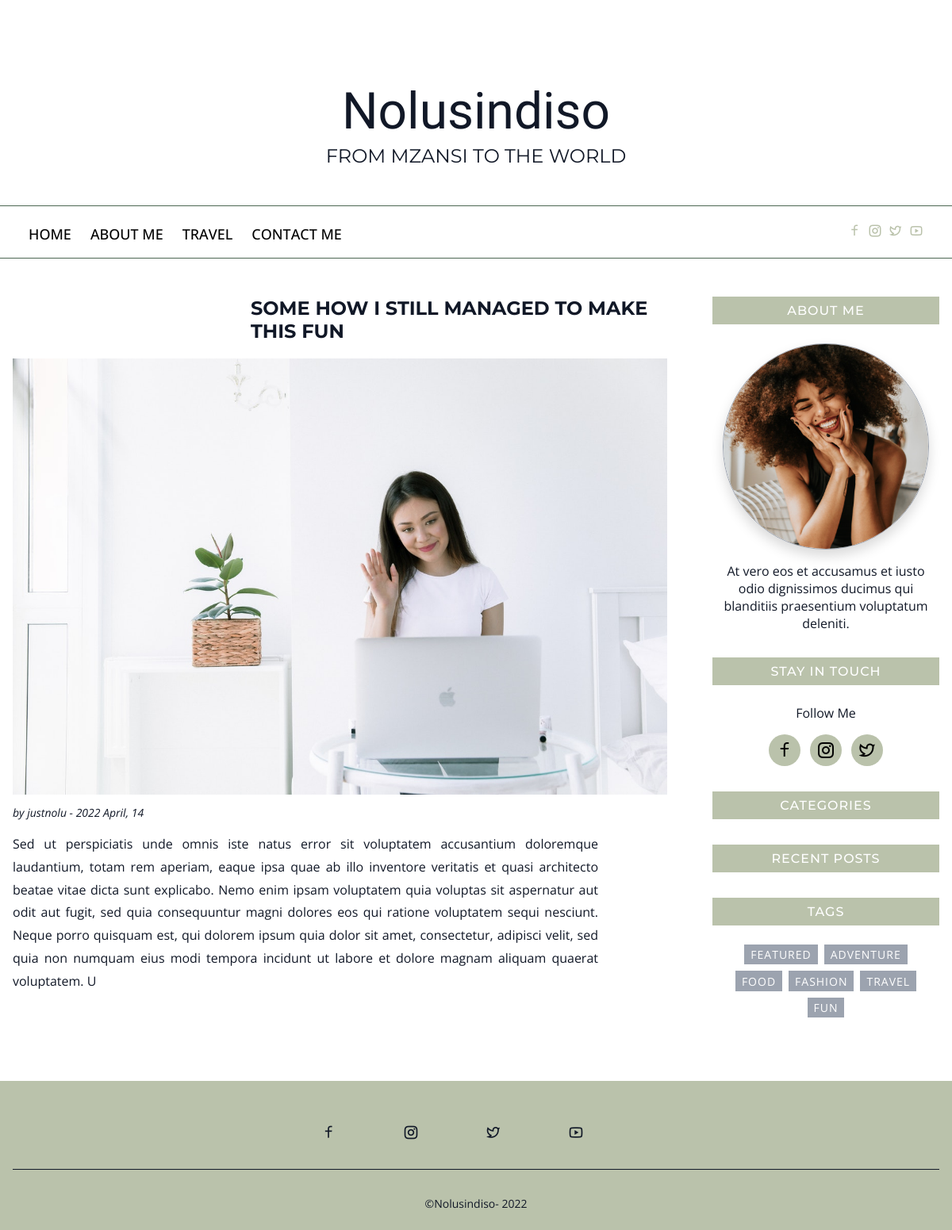
The app's page /post/2/some-how-i-still-managed-to-make-this-fun with its own data.
### myblog/models.py (models this page shows, shortened)
class Post(db.Model):
    id = db.Column(db.Integer, primary_key=True, autoincrement=True)
    slug = db.Column(db.String(180), nullable=False)
    title = db.Column(db.String(180), nullable=False)
    body = db.Column(db.Text, nullable=False)
    comments = db.Column(db.Integer, default=0)
    views = db.Column(db.Integer, default=0)
    image=db.Column(db.String(120), default='image.jpg')
    user_id = db.Column(db.Integer, db.ForeignKey('user.id'), nullable=False)
    author = db.relationship('User',backref=db.backref('author', lazy=True))
    pub_date = db.Column(db.DateTime, nullable=False,default=datetime.utcnow)

class User(db.Model,UserMixin):
    id = db.Column(db.Integer, primary_key=True, autoincrement=True)
    name = db.Column(db.String(80), unique=False, nullable=False)
    username = db.Column(db.String(80), unique=True, nullable=False)
    email = db.Column(db.String(120), unique=True, nullable=False)
    password = db.Column(db.String(150))

### myblog/routes.py (the view)
@app.route ('/post/<int:post_id>/<string:slug>', methods=['POST', 'GET'])
def post(post_id, slug):
    post = Post.query.get_or_404 (post_id)
    return render_template('Post.html', post=post)

### myblog/templates/Post.html (shortened to what this page needs)
{% extends 'base.html' %}
{% block content %}
    <main class="main container">
      <div class="main-grid">
        <div>
            <article class="blog-item">
              <div class="img-wrapper">
                <h1 id="me">{{post.title}}</h1>
               <img src="{{url_for('static', filename='/assets/images/'+post.image)}}" style="height:550px;"
               class="_AboutMe">
               <div class="meta"><p>by {{ post.author.name }} - {{ post.pub_date.strftime ('%Y %B, %d')}}</p></div>
                <p class="excerpt">
                  {{post.body}}
                </p>
              </div>
            </article>
        </div>
 {% endblock content %}

### myblog/static/assets/css/styles.css (style rules this page uses)
:root { --clr-primary:#bac2ab; --clr-primary-dark:#4d6753; --clr-grey-900: #111827; --clr-grey-400:#9ca3af ; --clr-grey-200: #e5e7eb; --box-shadow-md: 0 0.5rem 1rem rgba(0, 0, 0, 0.15); --sp-xs: 0.25rem; --sp-sm: 0.5rem; --sp-md: 1rem; --sp-lg: 1.5rem; --sp-xl: 2rem; --sp-2xl: 3rem; --sp-3xl: 4rem; --nav-bar-height: 55px; --border-radius: 5px; --font-family-great: "Parisienne", cursive; --font-family: "Open Sans", sans-serif; --font-family-header:"Montserrat",sans-serif; --fs-xxl: 4rem; --fs-xl: 2rem; --fs-lg: 1.5rem; --fs-md: 1.125rem; --fs-sm: 1rem; --fs-xs: 0.875rem; --fw-reg: 400; --fw-md: 500; --fw-bold: 700; }
html { scroll-behavior: smooth; }
h1, h2, h3, h4, h5 { color: var(--clr-grey-900); font-family: var(--font-family-header); }
img { max-width: 100%; height: auto; }
body { margin: var(--nav-bar-height) 0 0 0; font-family: var(--font-family); font-size: var(--fs-sm); font-weight: var(--fw-reg); color: var(--clr-grey-900); }
.container { padding: 0 var(--sp-md); margin-right: auto; margin-left: auto; max-width: 1280px; }
.main-grid { display: -ms-grid; display: grid; -ms-grid-columns: 1fr; grid-template-columns: 1fr; -webkit-box-pack: center; -ms-flex-pack: center; justify-content: center; gap: var(--sp-lg); }
@media screen and (min-width: 1024px) { .main-grid { -ms-grid-columns: 9fr 3fr; grid-template-columns: 9fr 3fr; } }
.blog-item .meta { margin-top: var(--sp-sm); font-style: italic; font-size: var(--fs-xs); color: var(--clr-grey-500); }
.blog-item .excerpt { margin: var(--sp-md) 0; font-family: 'open sans', sans-serif; font-size: var(--fs-sm); line-height: 1.8; text-align: justify; margin-right: 120px; }
.blog-item #me { padding-left: 300px; text-transform: uppercase; padding-bottom: 20px; }

### records on screen
Post: title "SOME HOW I STILL MANAGED TO MAKE THIS FUN", image (picture), pub_date "2022 April, 14", body "Sed ut perspiciatis unde omnis iste natus error sit voluptatem accusantium doloremque laudantium, totam rem aperiam, eaque ipsa quae ab illo inventore veritatis et quasi architecto beatae vitae dicta sunt explicabo. Nemo enim ipsam voluptatem quia voluptas sit aspernatur aut odit aut fugit, sed quia consequuntur magni dolores eos qui ratione voluptatem sequi nesciunt. Neque porro quisquam est, qui dolorem ipsum quia dolor sit amet, consectetur, adipisci velit, sed quia non numquam eius modi tempora incidunt ut labore et dolore magnam aliquam quaerat voluptatem. U"
User: author.name "justnolu"
